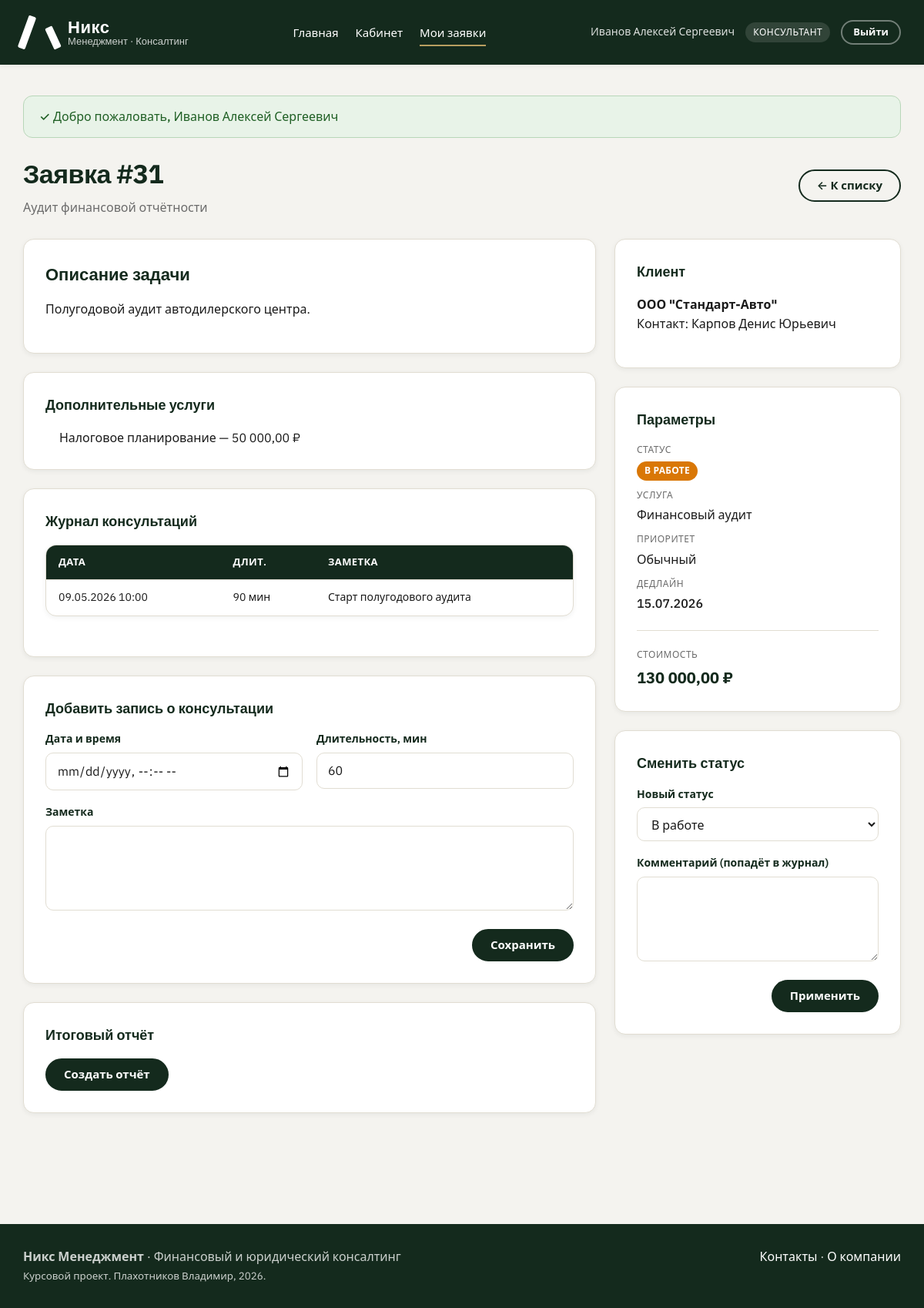
Page /Consulting_Plakhotnikov/public/index.php?page=consultant_request_view&id=31 (signed in) on the committed database.
### tables this page shows
CREATE TABLE users (
    id          INT UNSIGNED PRIMARY KEY AUTO_INCREMENT,
    login       VARCHAR(50)  NOT NULL UNIQUE,
    password    VARCHAR(100) NOT NULL,
    role_id     TINYINT UNSIGNED NOT NULL,
    full_name   VARCHAR(150) NOT NULL,
    phone       VARCHAR(30),
    email       VARCHAR(100),
    is_active      TINYINT(1)   NOT NULL DEFAULT 1,
    remember_token VARCHAR(64),                             
    created_at     DATETIME     NOT NULL DEFAULT CURRENT_TIMESTAMP,
    CONSTRAINT fk_users_role
        FOREIGN KEY (role_id) REFERENCES roles(id)
        ON DELETE RESTRICT ON UPDATE CASCADE
);

CREATE TABLE roles (
    id      TINYINT UNSIGNED PRIMARY KEY AUTO_INCREMENT,
    code    VARCHAR(20)  NOT NULL UNIQUE,             
    name    VARCHAR(50)  NOT NULL                     
);

CREATE TABLE services (
    id              INT UNSIGNED PRIMARY KEY AUTO_INCREMENT,
    category_id     INT UNSIGNED   NOT NULL,
    name            VARCHAR(150)   NOT NULL,
    description     TEXT,
    price           DECIMAL(10,2)  NOT NULL DEFAULT 0,
    duration_hours  SMALLINT UNSIGNED NOT NULL DEFAULT 0,
    is_active       TINYINT(1)     NOT NULL DEFAULT 1,
    CONSTRAINT fk_services_category
        FOREIGN KEY (category_id) REFERENCES service_categories(id)
        ON DELETE RESTRICT ON UPDATE CASCADE
);

CREATE TABLE consultations (
    id            INT UNSIGNED PRIMARY KEY AUTO_INCREMENT,
    request_id    INT UNSIGNED NOT NULL,
    held_at       DATETIME      NOT NULL,
    duration_min  SMALLINT UNSIGNED NOT NULL DEFAULT 60,
    notes         TEXT,
    CONSTRAINT fk_cons_request
        FOREIGN KEY (request_id) REFERENCES requests(id)
        ON DELETE CASCADE ON UPDATE CASCADE
);

### Consulting_Plakhotnikov/app/Views/consultant/request_view.php (the view, shortened to what the rows shown need)
<?php
$allowedTransitions = ['in_progress', 'review', 'completed', 'cancelled'];
?>
<div class="page-header">
    <div>
        <h1>Заявка #<?= (int)$request['id'] ?></h1>
    </div>
</div>
<div class="two-col">
    <div>
        <div class="card">
            <h2>Описание задачи</h2>
        </div>
        <?php if ($extras): ?>
            <div class="card">
                <ul style="margin:0;padding-left:18px">
                    <?php foreach ($extras as $s): ?>
                        <li><?= h($s['name']) ?> — <?= h(format_money($s['price'])) ?></li>
                    <?php endforeach; ?>
                </ul>
            </div>
        <?php endif; ?>
        <div class="card">
            <?php if (empty($consultations)): ?>
                <div class="empty"><p>Записей пока нет.</p></div>
            <?php else: ?>
                <div class="table-wrap">
                    <table class="data">
                        <thead><tr><th>Дата</th><th>Длит.</th><th>Заметка</th></tr></thead>
                        <tbody>
                        <?php foreach ($consultations as $c): ?>
                            <tr>
                                <td><?= h(format_datetime($c['held_at'])) ?></td>
                                <td><?= (int)$c['duration_min'] ?> мин</td>
                                <td style="white-space:pre-wrap"><?= h($c['notes']) ?></td>
                            </tr>
                        <?php endforeach; ?>
                        </tbody>
                    </table>
                </div>
            <?php endif; ?>
        </div>
    </div>
</div>

### Consulting_Plakhotnikov/app/Views/layouts/main.php (shortened to what the rows shown need)
<?php
$user = Auth::user();
?><!DOCTYPE html>
<html lang="ru">
<head>
    <link rel="stylesheet" href="<?= h(asset('css/style.css')) ?>">
</head>
<body>
<header class="site-header">
    <div class="container site-header__inner">
        <div class="user-menu">
            <?php if ($user !== null): ?>
                <span class="user-menu__name"><?= h($user['full_name']) ?></span>
                <span class="user-menu__role"><?= h($user['role_name']) ?></span>
                <a class="btn btn--ghost btn--small" href="<?= h(url('logout')) ?>" style="color:#fff;border-color:rgba(255,255,255,.4)">Выйти</a>
            <?php else: ?>
                <a class="btn btn--ghost btn--small" href="<?= h(url('login')) ?>" style="color:#fff;border-color:rgba(255,255,255,.4)">Войти</a>
                <a class="btn btn--accent btn--small" href="<?= h(url('register')) ?>">Регистрация</a>
            <?php endif; ?>
        </div>
    </div>
</header>
<main class="main">
    <div class="container">
        <?= $content ?>
    </div>
</main>
</body>
</html>

### rows in the picture
users: full_name "Иванов Алексей Сергеевич", role.name "КОНСУЛЬТАНТ"
services: name "Налоговое планирование", price "50 000,00 ₽"
consultations: held_at "09.05.2026 10:00", duration_min "90", notes "Старт полугодового аудита"

### other values in the picture
$success "Добро пожаловать, Иванов Алексей Сергеевич"
$request['id'] "31"
$request['title'] "Аудит финансовой отчётности"
$request['description'] "Полугодовой аудит автодилерского центра."
$request['client_company'] "ООО \"Стандарт-Авто\""
$request['client_name'] "Карпов Денис Юрьевич"
$request['status_name'] "В РАБОТЕ"
$request['service_name'] "Финансовый аудит"
priority_label($request['priority']) "Обычный"
format_date($request['deadline']) "15.07.2026"
format_money($total_cost) "130 000,00 ₽"
form field status_code "В работе"
